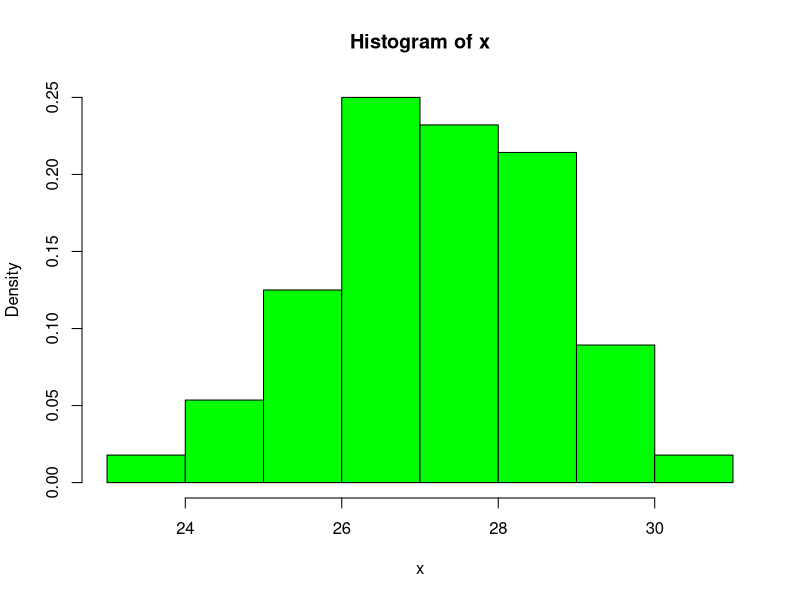

Write the R code that produced this figure.
x=c(28.3,26.8,26.6,26.5,28.1,24.8,27.4,26.2,29.4,28.6,24.9,25.2,30.4,27.7,27.0,26.1,28.1,26.9,28.0,27.6,25.6,29.5,27.6,27.3,26.2,27.7,27.2,25.9,26.5,28.3,26.5,29.1,23.7,29.7,26.8,29.5,28.4,26.3,28.1,28.7,27.0,25.5,26.9,27.2,27.6,25.5,28.3,27.4,28.8,25.0,25.3,27.7,25.2,28.6,27.9,28.7)
n=length(x)
n
media=mean(x)
std=sd(x)
hist(x, freq = FALSE, col="green")
tmin=qt(0.025,n-1)
tmax=qt(0.975,n-1)
tmin
tmax
media+tmin*std/sqrt(n)
media+tmax*std/sqrt(n)
(n-1)*var(x)/qchisq(0.025,n-1)
(n-1)*var(x)/qchisq(0.975,n-1)
